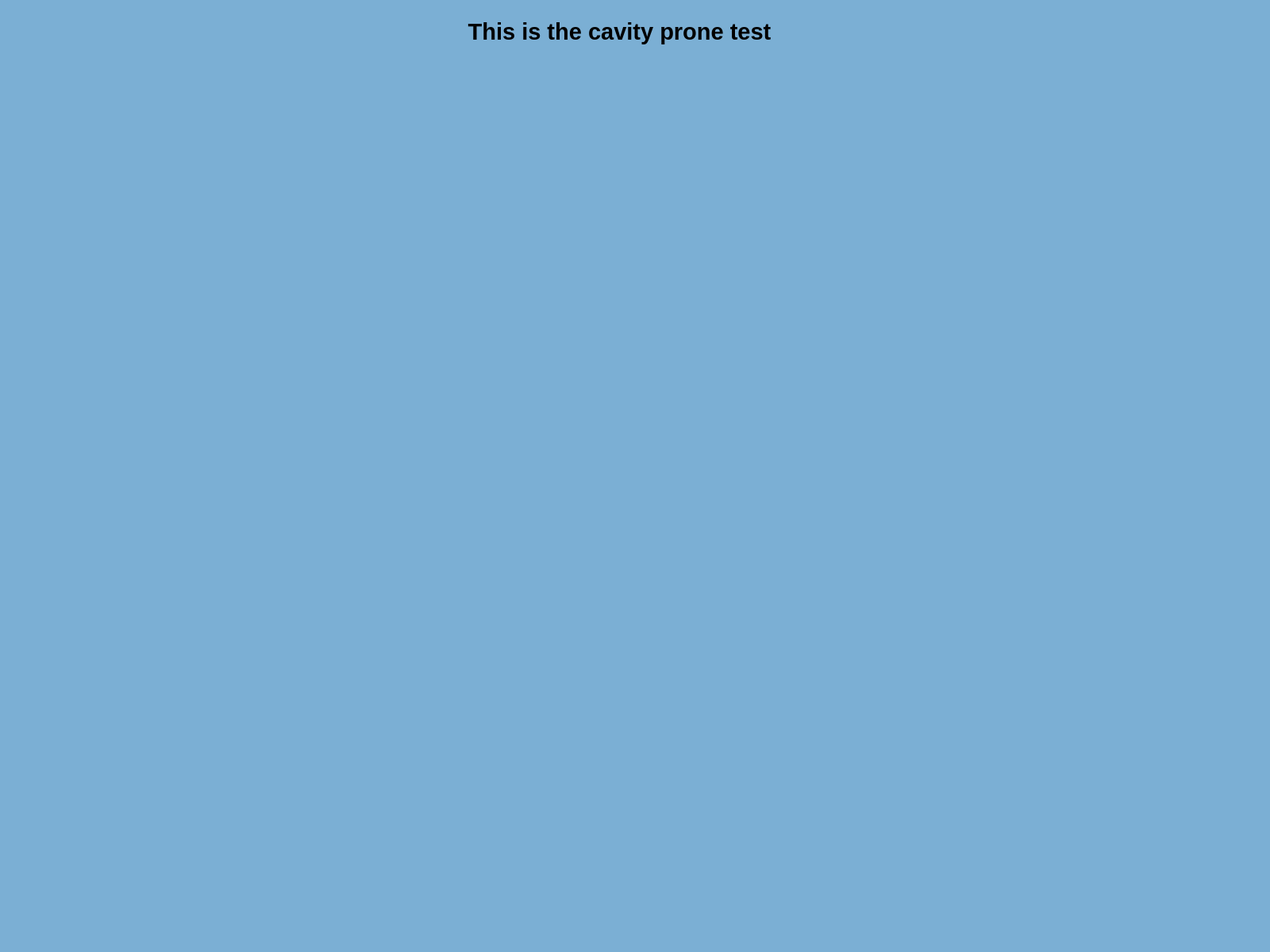
<?xml version="1.0" encoding="UTF-8"?>
<ui version="4.0">
 <class>MainWindow</class>
 <widget class="QMainWindow" name="MainWindow">
  <property name="enabled">
   <bool>true</bool>
  </property>
  <property name="geometry">
   <rect>
    <x>0</x>
    <y>0</y>
    <width>1600</width>
    <height>1200</height>
   </rect>
  </property>
  <property name="windowTitle">
   <string>Login</string>
  </property>
  <property name="styleSheet">
   <string notr="true">background-color: rgb(123, 175, 212);</string>
  </property>
  <property name="toolButtonStyle">
   <enum>Qt::ToolButtonIconOnly</enum>
  </property>
  <widget class="QWidget" name="centralwidget">
   <widget class="QLabel" name="label">
    <property name="geometry">
     <rect>
      <x>510</x>
      <y>10</y>
      <width>541</width>
      <height>61</height>
     </rect>
    </property>
    <property name="text">
     <string>&lt;html&gt;&lt;head/&gt;&lt;body&gt;&lt;p align=&quot;center&quot;&gt;&lt;span style=&quot; font-size:22pt; font-weight:600;&quot;&gt;This is the cavity prone test&lt;/span&gt;&lt;/p&gt;&lt;/body&gt;&lt;/html&gt;</string>
    </property>
   </widget>
  </widget>
  <widget class="QMenuBar" name="menubar">
   <property name="geometry">
    <rect>
     <x>0</x>
     <y>0</y>
     <width>1600</width>
     <height>21</height>
    </rect>
   </property>
  </widget>
  <widget class="QStatusBar" name="statusbar"/>
 </widget>
 <resources/>
 <connections/>
</ui>
